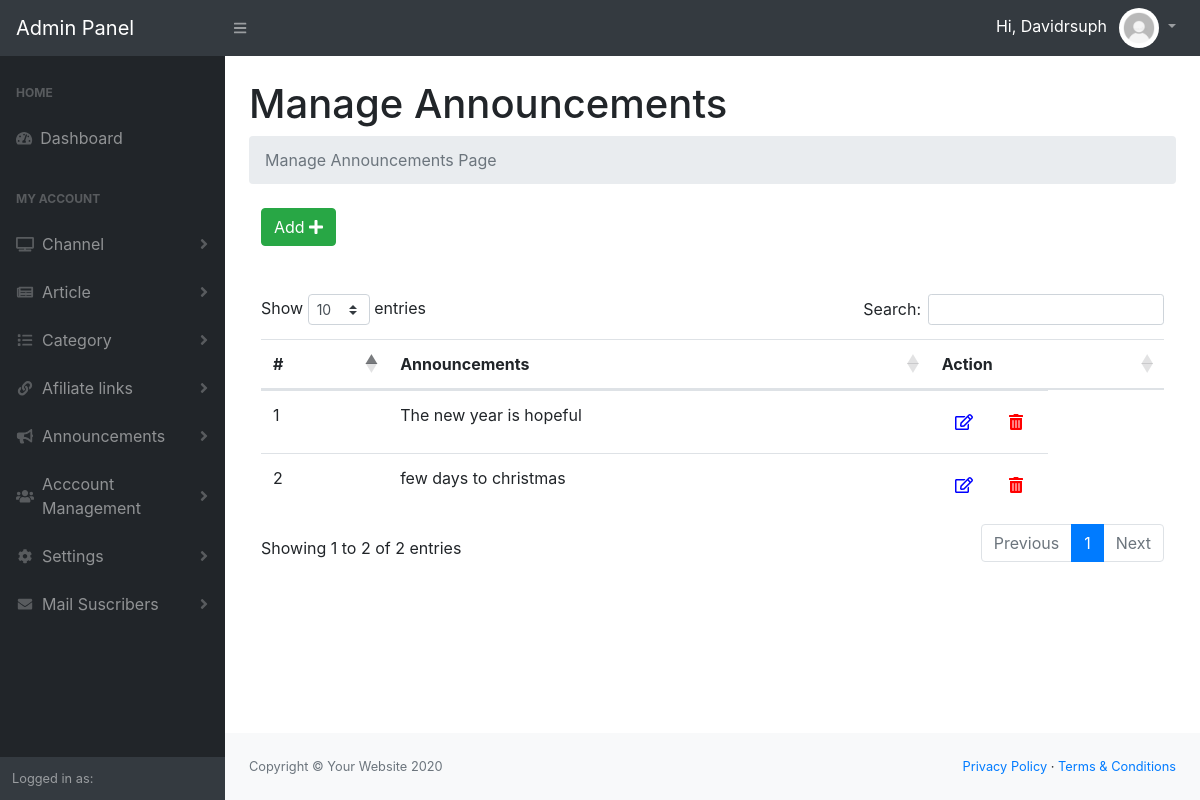
Screenshot of /admin/manage-announcements.php (signed in) with the database file from the repository.
### tables this page shows
CREATE TABLE IF NOT EXISTS `announcement` (
  `id` int(11) NOT NULL AUTO_INCREMENT,
  `announcement` varchar(255) NOT NULL,
  `Is_Active` int(11) NOT NULL,
  `created_on` timestamp NOT NULL DEFAULT CURRENT_TIMESTAMP ON UPDATE CURRENT_TIMESTAMP,
  PRIMARY KEY (`id`)
);

### admin/manage-announcements.php (the view, shortened to what this page needs)
<?php
require 'functions/dbconn.php';
$sql = 'SELECT * FROM announcement WHERE Is_Active=1';
$statement = $connection->prepare($sql);
$statement->execute();
$announcement = $statement->fetchAll(PDO::FETCH_ASSOC);
?>
<?php
    include('include/header.php');
?>
<?php
    include('include/sidebar.php');
?>
<main>
    <div class="container-fluid">
        <h1 class="mt-4">Manage Announcements</h1>
        <ol class="breadcrumb mb-4">
            <li class="breadcrumb-item active">Manage Announcements Page</li>
        </ol>
        <div class="col-md-12">
            <div class="demo-box m-t-20">
                <div class="m-b-30">
                    <a href="add-announcements.php">
                    <button id="addToTable" class="btn btn-success waves-effect waves-light">Add <i class="fa fa-plus" ></i></button>
                    </a>
                </div>
                <br>
                <br>
            <div class="table-responsive">
                <table class="table m-0 table-colored-bordered table-bordered-primary" id="dataTable">
                    <thead>
                        <tr>
                            <th>#</th>
                            <th>Announcements</th>
                            <th>Action</th>
                        </tr>
                    </thead>
                    <tbody>
                     <?php $counter = 0; foreach($announcement as $ann): ?>
					<tr>
                    <td><?php echo ++$counter; ?></td>
            <td><?php echo $ann['announcement']; ?></td>
						<td style="display: inline-flex;">
              <form action="edit-announcement.php" method="post">
                  <button type="submit" name="btn_edit" class="btn" style="color: blue;"><i class="far fa-edit"></i></button>
              </form>
          <form action="manage-announcements.php" method="post">
              <button type="submit" name="delete_btn" class="btn" onclick="return confirm('Are you sure you want to delete this record?');" style="margin-left: 10px;color: red;"><i class="fas fa-trash-alt"></i></button>
          </form>
            </td>
					</tr>
          <?php endforeach; ?>
                    </tbody>
                </table>
                </div>
            </div>
        </div>
    </div>
</main>
<?php
    include('include/footer.php');
?>
<?php
    include('include/scripts.php');
?>

### rows the page displays
announcement: announcement "The new year is hopeful"
announcement: announcement "few days to christmas"

### other values shown
$user "Davidrsuph"
